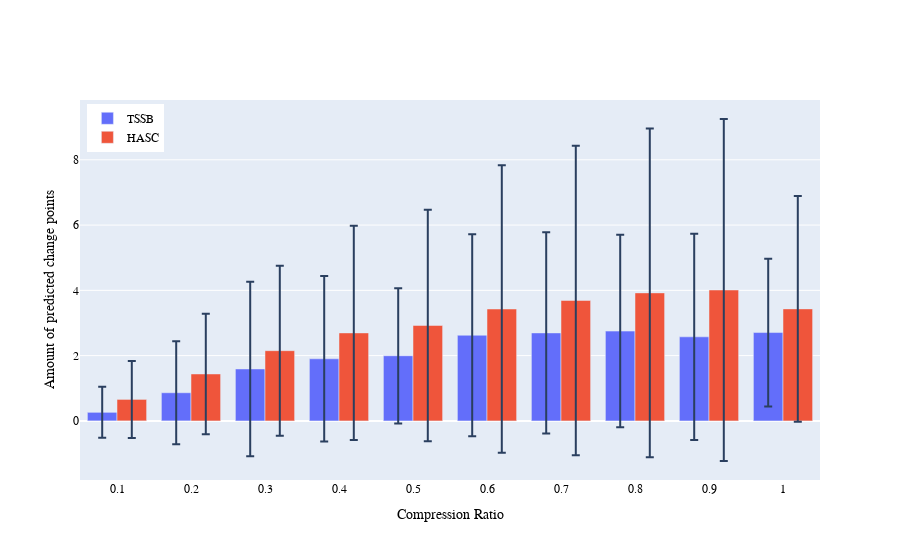

Notebook code for this chart:
### Markdown cell above
## Merged Results

### Code cell
plot_numCPS_diffs(cps_tssb, cps_hasc, filepath='results/figures/Numpredicted_cps_perCR.svg')

### Figure 1 — Plotly figure (JSON) as saved in the notebook; plotly's stock layout.template omitted (floating-point values rounded to 4 significant figures)
{"data": [{"error_y": {"array": [0.7827, 1.576, 2.675, 2.536, 2.072, 3.094, 3.084, 2.95, 3.159, 2.265], "type": "data"}, "name": "TSSB", "type": "bar", "x": [0.1, 0.2, 0.3, 0.4, 0.5, 0.6, 0.7, 0.8, 0.9, 1], "y": [0.2622, 0.8622, 1.591, 1.902, 1.996, 2.624, 2.696, 2.751, 2.576, 2.707]}, {"error_y": {"array": [1.18, 1.845, 2.604, 3.284, 3.547, 4.406, 4.743, 5.036, 5.24, 3.459], "type": "data"}, "name": "HASC", "type": "bar", "x": [0.1, 0.2, 0.3, 0.4, 0.5, 0.6, 0.7, 0.8, 0.9, 1], "y": [0.658, 1.438, 2.151, 2.695, 2.924, 3.428, 3.69, 3.922, 4.011, 3.432]}], "layout": {"autosize": true, "font": {"color": "black", "family": "Arial", "size": 12}, "legend": {"x": 0.01, "xanchor": "left", "y": 0.99, "yanchor": "top"}, "scattermode": "group", "xaxis": {"autorange": true, "categoryorder": "category descending", "range": [0.05, 1.05], "tickmode": "array", "tickvals": [0.1, 0.2, 0.3, 0.4, 0.5, 0.6, 0.7, 0.8, 0.9, 1], "title": {"text": "Compression Ratio"}, "type": "linear"}, "yaxis": {"autorange": true, "range": [-1.811, 9.833], "title": {"text": "Amount of predicted change points"}, "type": "linear"}}}
